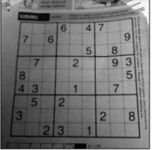
#> input picture CV_basics/data/thresholds_example.png, 152 x 150 px, shrunk from 197 x 195 before the run
$ python thresholds.py
#> lines starting #> are read from the running program, lines starting #| are printed output that depends on the picture; after the words box and inside, x2 and y2 are one past the last pixel; in counts of white or black regions, pixels touching at a corner belong together
import cv2
import os

# adaptive threshold is better than global. Threshold is dynamic in the adaptive method.

im = cv2.imread(os.path.join('..', '..', 'data', 'thresholds_example.png'))
#> im is the input picture: shape (150, 152, 3); mean B, G, R 113.8, 113.8, 113.8
im_gray = cv2.cvtColor(im, cv2.COLOR_BGR2GRAY)
ret, global_thresh = cv2.threshold(im_gray, 80, 255, cv2.THRESH_BINARY)
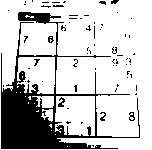
#> global_thresh: shape (150, 152); 78.1% white; 69 black regions (62 under 20 px), largest, box (x1, y1, x2, y2) and area: (1, 12, 140, 149) 4516, (58, 97, 65, 107) 38, (129, 112, 135, 121) 30
adaptive_thresh = cv2.adaptiveThreshold(im_gray, 255, cv2.ADAPTIVE_THRESH_GAUSSIAN_C, cv2.THRESH_BINARY, 21, 20)
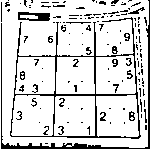
#> adaptive_thresh: shape (150, 152); 84.2% white; black in thin lines or dots


cv2.imshow('original', im)
cv2.imshow('global thresholded image', global_thresh)
cv2.imshow('adaptive thresholded image', adaptive_thresh)

cv2.waitKey(0)
